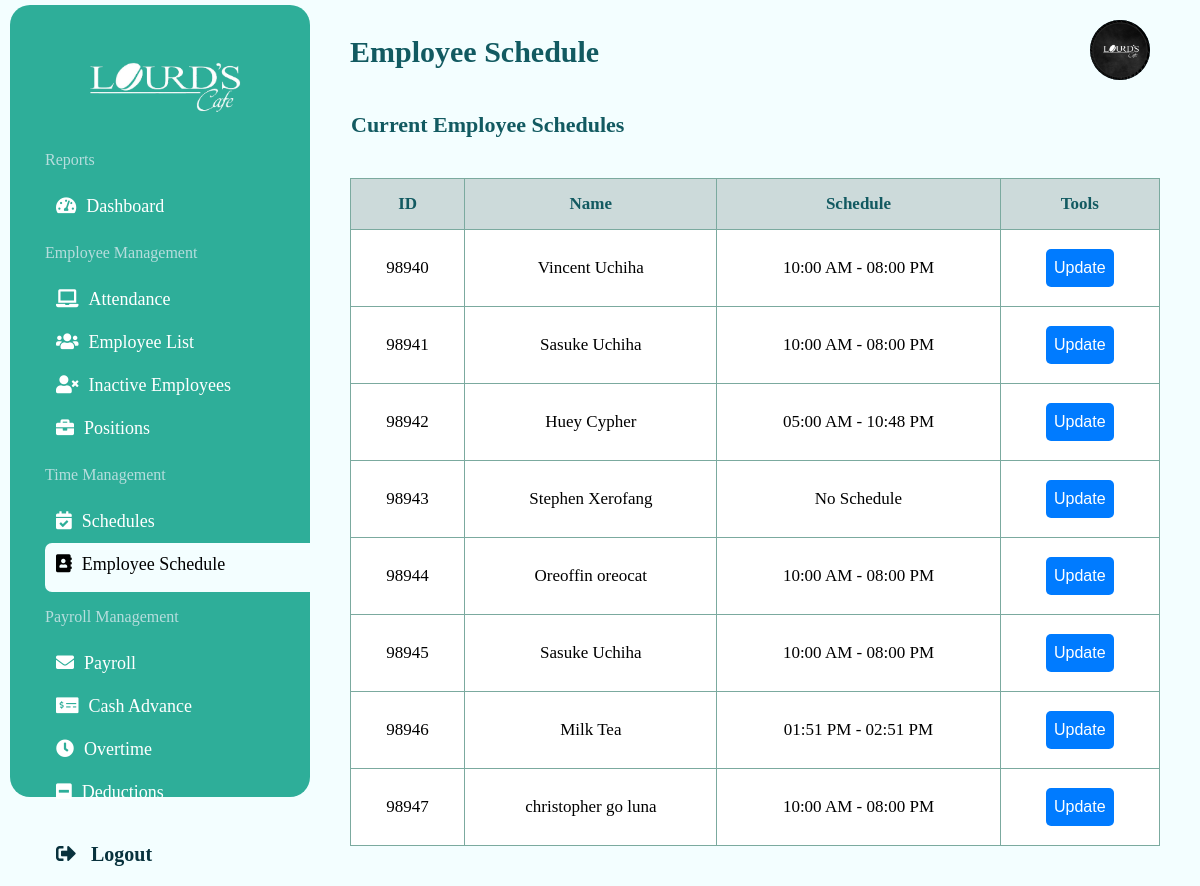
The app's page /EmManagement/employee-schedule.php (signed in) with its own data.
### tables this page shows
CREATE TABLE `employee_schedule` (
  `schedule_id` int(11) NOT NULL,
  `employee_id` int(11) NOT NULL,
  `shift_start` time DEFAULT NULL,
  `shift_end` time DEFAULT NULL
);

CREATE TABLE `employees` (
  `employee_id` int(11) NOT NULL,
  `email` varchar(100) DEFAULT NULL,
  `password` varchar(255) DEFAULT '12345',
  `phone` varchar(20) DEFAULT NULL,
  `address` text DEFAULT NULL,
  `photo` varchar(255) DEFAULT NULL,
  `firstname` varchar(50) DEFAULT NULL,
  `lastname` varchar(50) DEFAULT NULL,
  `birthdate` date DEFAULT NULL,
  `schedule` varchar(100) DEFAULT NULL,
  `gender` enum('Male','Female','Other') DEFAULT NULL,
  `position` varchar(50) DEFAULT NULL,
  `member_since` date DEFAULT NULL,
  `status` enum('active','inactive') DEFAULT 'active'
);

### EmManagement/employee-schedule.php (the view, shortened to what this page needs)
<?php
$servername = "localhost";
$db_username = "root";
$db_password = "";
$dbname = "CoffeeShop";
$conn = new mysqli($servername, $db_username, $db_password, $dbname);
$sql = "
    SELECT
        e.employee_id,
        CONCAT(e.firstname, ' ', e.lastname) AS name,
        es.shift_start,
        es.shift_end,
        es.schedule_id
    FROM
        employees e
    LEFT JOIN
        employee_schedule es ON e.employee_id = es.employee_id
";
$result = $conn->query($sql);
?>
<!DOCTYPE html>
<html lang="en">
<head>
    <link href="https://cdnjs.cloudflare.com/ajax/libs/font-awesome/5.15.3/css/all.min.css" rel="stylesheet" />
    <link rel="stylesheet" href="../style/style-sidebar.css">
    <link rel="stylesheet" href="../style/style-employee-schedule.css">
    <link rel="stylesheet" href="../style/style-logout.css">
</head>
<body>
    <!DOCTYPE html>
    <html lang="en">
    <head>
        <link href="https://cdnjs.cloudflare.com/ajax/libs/font-awesome/5.15.3/css/all.min.css" rel="stylesheet" />
        <link rel="stylesheet" href="../style/style-sidebar.css">
        <link rel="stylesheet" href="../style/style-employee-schedule.css">
        <link rel="stylesheet" href="../style/style-logout.css">
    </head>
    <body>
    <div class="sidebar">
        <a href="../dashboard.php"><img alt="Company Logo" height="80" src="../img/letterLogo.png" width="80" /></a>
        <ul>
            <p>Reports</p>
            <li><a href="../dashboard.php"><i class="fas fa-tachometer-alt"></i>Dashboard</a></li>
            <p>Employee Management</p>
            <ul>
            <li><a href="attendance.php"><i class="fa fa-laptop" aria-hidden="true"></i>Attendance</a></li>
                <li><a href="employee-list.php"><i class="fa fa-users" aria-hidden="true"></i></i>Employee List</a></li>
                <li><a href="inactive-employees.php"><i class="fa fa-user-times" aria-hidden="true"></i>Inactive Employees</a></li>
                <li><a href="positions.php"><i class="fa fa-briefcase" aria-hidden="true"></i>Positions</a></li>
            </ul>
            <p>Time Management</p>
            <ul>
                <li><a href="schedule_management.php"><i class="fas fa-calendar-check"></i>Schedules</a></li>
                <li style="    background-color: #f3feff;
                            border-radius: 7px 0px 0px 7px;
                            text-decoration: none;
                            height: 27px;
                            font-size: 18px;
                            transition: color 0.3s ease; ">
                    <a href="employee-schedule.php" style=" color: black; transition: color 0.3s ease;"><i class="fa fa-address-book" aria-hidden="true"></i>Employee Schedule</a></li>
            </ul>
            <p>Payroll Management</p>
            <li><a href="../PayManagement/payroll.php"><i class="fa fa-envelope" aria-hidden="true"></i>Payroll</a></li>
            <li><a href="../PayManagement/cash-advance.php"><i class="fas fa-money-check-alt"></i>Cash Advance</a></li>
            <li><a href="../PayManagement/overtime.php"><i class="fas fa-clock" aria-hidden="true"></i>Overtime</a></li>
            <li><a href="../PayManagement/taxDeduction.php"><i class="fa fa-minus-square" aria-hidden="true"></i>Deductions</a></li><br>
            <li><a href="../logout.php" class="logout-link" onclick="return confirm('Are you sure you want to log out?');"><i class="fas fa-sign-out-alt"></i> Logout</a></li>
        </ul>
    </div>
        <div class="content">
            <div class="contentBody">
                <div class="top-bar">
                    <h1>Employee Schedule</h1>
                    <a href="../admin-profile.php"><img alt="Company Logo" height="80" src="../img/lourds_cafe.jpg" width="80" /></a>
                </div>
                <h2>Current Employee Schedules</h2>
                <table>
                    <thead>
                        <tr>
                            <th>ID</th>
                            <th>Name</th>
                            <th>Schedule</th>
                            <th>Tools</th>
                        </tr>
                    </thead>
                    <tbody>
                        <?php
                        if ($result->num_rows > 0) {
                            while ($row = $result->fetch_assoc()) {
                                $schedule = isset($row['shift_start']) && isset($row['shift_end']) ?
                                    date('h:i A', strtotime($row['shift_start'])) . " - " . date('h:i A', strtotime($row['shift_end'])) :
                                    'No Schedule';
                                echo "<tr>";
                                echo "<td>" . $row['employee_id'] . "</td>";
                                echo "<td>" . $row['name'] . "</td>";
                                echo "<td>" . $schedule . "</td>";
                                echo "<td class='actions'>
                                <button onclick=\"editSchedule({$row['employee_id']}, {$row['schedule_id']})\" class='edit-button'>Update</button>
                              </td>";
                                echo "</tr>";
                            }
                        } else {
                            echo "<tr><td colspan='4'>No employees found</td></tr>";
                        }
                        ?>
                    </tbody>
                </table>
            </div>
        </div>
    </body>
    </html>

### style/style-sidebar.css (style rules this page uses)
.sidebar { width: 300px; height: 96.5vh; background-color: #2eae99; z-index: 2; color: white; position: fixed; padding-top: 20px; border-radius: 20px 20px 20px 20px; margin-top: 5px; margin-left: 10px; }
.sidebar img { display: block; margin-top: auto; margin-left: 30px; margin-bottom: -10px; align-items: center; width: 250px; height: 120px; }
.sidebar p { margin-left: 35px; color: #b6dddd; }
.sidebar ul { list-style-type: none; padding: 0; }
.sidebar ul li { margin-left: 35px; padding: 11px; text-align: left; cursor: pointer; font-size: 18px; }
.sidebar ul li a { color: rgb(255, 255, 255); text-decoration: none; }
.sidebar ul li i { margin-right: 10px; }
.sidebar .logout-link { font-size: 20px; color: #08323d; text-decoration: none; font-weight: bold; }

### style/style-employee-schedule.css (style rules this page uses)
body { margin: 0; font-family: Montserrat; background-color: #f3feff; }
.content { margin-left: 280px; padding: 20px; position: relative; }
.content h1 { position: absolute; z-index: 1; top: 0; left: 0; right: 0; font-size: 30px; margin: 0; margin-top: 10px; margin-left: -80px; background-color: transparent; padding: 25px 150px 25px; color:#125a61; }
.contentBody h2 { z-index: 1; color:#125a61; margin-left: -19px; margin-top: -48px; margin-bottom: 5px; padding: 20px; font-weight: 600; font-size: 22px; }
.top-bar { margin-top: 100px; }
.top-bar img { z-index: 1; position: absolute; top: 15px; width: 60px; height: 60px; top: 20px; right: 50px;border-radius: 50px; background-color: #4a6a78; border-color: transparent; }
.contentBody { margin-left: 30px; padding: 20px; }
table { width: 100%; border-collapse: collapse; margin-top: 20px; }
table, th, td { border: 1px solid #7baa9f; }
th, td { padding: 15px; text-align: center; font-size: 17px; }
th { background-color: #ccdada; color: #125a61; }
td { background-color: #ffffff; }
.edit-button { color: white; border: none; padding: 10px 8px; font-size: 16px; margin: 4px 2px; cursor: pointer; border-radius: 5px; transition: background-color 0.3s; display: inline-flex; align-items: center; gap: 5px; }
.edit-button { background-color: #007bff; }

### records on screen
employee_schedule: employee.employee_id "98940", name "Vincent Uchiha", schedule "10:00 AM - 08:00 PM"
employee_schedule: employee.employee_id "98941", name "Sasuke Uchiha", schedule "10:00 AM - 08:00 PM"
employee_schedule: employee.employee_id "98942", name "Huey Cypher", schedule "05:00 AM - 10:48 PM"
employees: employee_id "98943", name "Stephen Xerofang", schedule "No Schedule"
employee_schedule: employee.employee_id "98944", name "Oreoffin oreocat", schedule "10:00 AM - 08:00 PM"
employee_schedule: employee.employee_id "98945", name "Sasuke Uchiha", schedule "10:00 AM - 08:00 PM"
employee_schedule: employee.employee_id "98946", name "Milk Tea", schedule "01:51 PM - 02:51 PM"
employee_schedule: employee.employee_id "98947", name "christopher go luna", schedule "10:00 AM - 08:00 PM"
